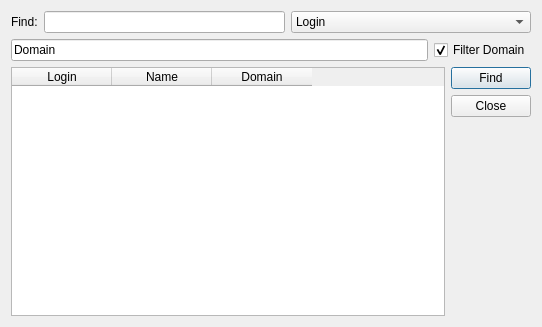
<ui version="4.0" >
 <class>DialogFind</class>
 <widget class="QDialog" name="DialogFind" >
  <property name="geometry" >
   <rect>
    <x>0</x>
    <y>0</y>
    <width>542</width>
    <height>327</height>
   </rect>
  </property>
  <property name="sizePolicy" >
   <sizepolicy vsizetype="Preferred" hsizetype="Maximum" >
    <horstretch>0</horstretch>
    <verstretch>0</verstretch>
   </sizepolicy>
  </property>
  <property name="windowTitle" >
   <string>Find Dialog</string>
  </property>
  <layout class="QVBoxLayout" name="verticalLayout_2" >
   <item>
    <layout class="QHBoxLayout" name="horizontalLayout_3" >
     <item>
      <widget class="QLabel" name="label" >
       <property name="text" >
        <string>Find:</string>
       </property>
      </widget>
     </item>
     <item>
      <widget class="QLineEdit" name="lineEdit_Find" >
       <property name="sizePolicy" >
        <sizepolicy vsizetype="Fixed" hsizetype="MinimumExpanding" >
         <horstretch>0</horstretch>
         <verstretch>0</verstretch>
        </sizepolicy>
       </property>
      </widget>
     </item>
     <item>
      <widget class="QComboBox" name="comboBox" >
       <property name="sizePolicy" >
        <sizepolicy vsizetype="Fixed" hsizetype="MinimumExpanding" >
         <horstretch>0</horstretch>
         <verstretch>0</verstretch>
        </sizepolicy>
       </property>
       <item>
        <property name="text" >
         <string>Login</string>
        </property>
       </item>
       <item>
        <property name="text" >
         <string>Name</string>
        </property>
       </item>
      </widget>
     </item>
    </layout>
   </item>
   <item>
    <layout class="QHBoxLayout" name="horizontalLayout_4" >
     <item>
      <widget class="QLineEdit" name="lineEdit_Domain" >
       <property name="enabled" >
        <bool>true</bool>
       </property>
       <property name="text" >
        <string>Domain</string>
       </property>
       <property name="readOnly" >
        <bool>false</bool>
       </property>
      </widget>
     </item>
     <item>
      <widget class="QCheckBox" name="checkBox" >
       <property name="text" >
        <string>Filter Domain</string>
       </property>
       <property name="checkable" >
        <bool>true</bool>
       </property>
       <property name="checked" >
        <bool>true</bool>
       </property>
      </widget>
     </item>
    </layout>
   </item>
   <item>
    <layout class="QHBoxLayout" name="horizontalLayout" >
     <item>
      <widget class="QTableWidget" name="tableWidget_Find" >
       <property name="contextMenuPolicy" >
        <enum>Qt::CustomContextMenu</enum>
       </property>
       <property name="editTriggers" >
        <set>QAbstractItemView::NoEditTriggers</set>
       </property>
       <column>
        <property name="text" >
         <string>Login</string>
        </property>
       </column>
       <column>
        <property name="text" >
         <string>Name</string>
        </property>
       </column>
       <column>
        <property name="text" >
         <string>Domain</string>
        </property>
       </column>
      </widget>
     </item>
     <item>
      <layout class="QVBoxLayout" name="verticalLayout" >
       <item>
        <widget class="QPushButton" name="pushButton_Find" >
         <property name="text" >
          <string>Find</string>
         </property>
        </widget>
       </item>
       <item>
        <widget class="QPushButton" name="pushButton_Close" >
         <property name="text" >
          <string>Close</string>
         </property>
        </widget>
       </item>
       <item>
        <spacer name="verticalSpacer" >
         <property name="orientation" >
          <enum>Qt::Vertical</enum>
         </property>
         <property name="sizeHint" stdset="0" >
          <size>
           <width>20</width>
           <height>40</height>
          </size>
         </property>
        </spacer>
       </item>
      </layout>
     </item>
    </layout>
   </item>
  </layout>
 </widget>
 <resources/>
 <connections>
  <connection>
   <sender>pushButton_Close</sender>
   <signal>clicked()</signal>
   <receiver>DialogFind</receiver>
   <slot>reject()</slot>
   <hints>
    <hint type="sourcelabel" >
     <x>493</x>
     <y>111</y>
    </hint>
    <hint type="destinationlabel" >
     <x>270</x>
     <y>163</y>
    </hint>
   </hints>
  </connection>
 </connections>
</ui>
